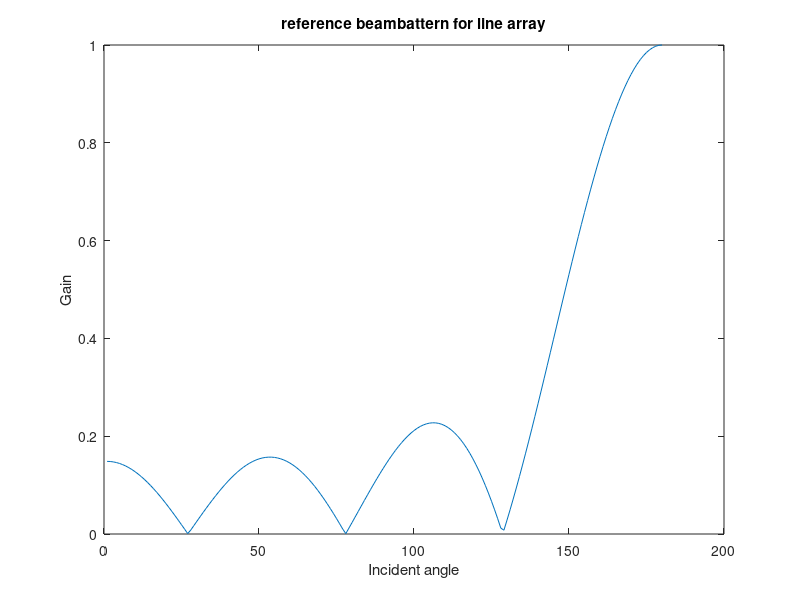
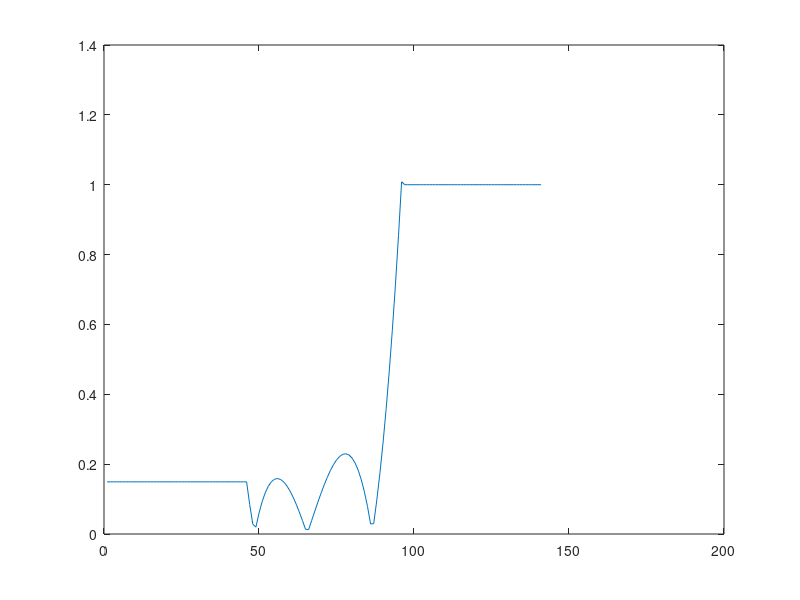
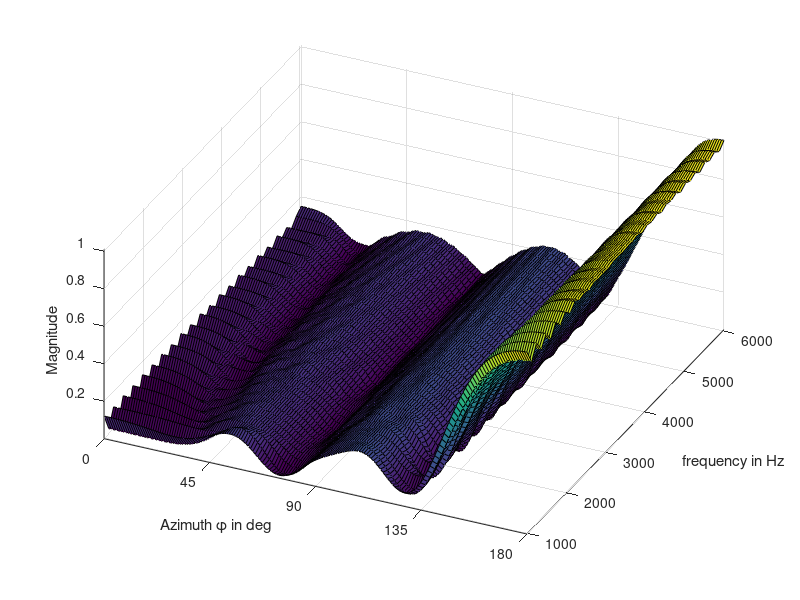

The MATLAB script that drew these images, in order:
clear;
clc;
Nfft = 128;               % FFT length used to implement FFT filterbank
Nfh = Nfft/2+1;           % number of frequency points in [0,Fs/2]
Fs = 16000;
Fsh = Fs/2;
fl = 1000;                 % lower and upper cutoff frequencies of filterbank
fu = 6000;
klow = round(fl/Fsh*Nfh);
kup = round(fu/Fsh*Nfh);
f = Fsh/Nfh*(klow:kup)';  % frequencies used to compute T and W
Nf = length(f);
% N = 141;                   % number of microphone
% dH = 0.01;            % minimum sensor distance in m
% numCluster = 9;
% numPrsnt = 1;
% gamma = 0.9;

N = 141;                   % number of microphone
dH = 0.01;            % minimum sensor distance in m
numCluster = 7;
numPrsnt = 1;
gamma = 0.5;

c = 340;                 % speed of sound in m/s
f_test = 2000;

x_map = zeros(N,Nf);
n = -(N-1)/2:(N-1)/2;

x_array = n*dH;
phi = linspace(0, pi, 180); % discrete Theta angle 
Nphi = length(phi);


BP = -0.14 - 0.57*cos(phi(end:-1:1)) + 0.57*cos(phi(end:-1:1)).^2 + 1.15*cos(phi(end:-1:1)).^3; 
BP = BP/max(BP);

figure();
plot(abs(BP));
ylabel('Gain');
xlabel('Incident angle');
title('reference beambattern for line array')
set(gcf,'color','w');
%%

FI = zeros(Nphi,Nf);
figure()

for i=1:Nf
  Br = zeros(N,1);  
  Rc = (f(i)*N*dH/c);
  %f(i) = Rc*c/N/dH;
  %x_points = Rc*cos(phi(end:-1:1));
  boudary  = find(abs(n)<= Rc  );
  phiS = acos(n(boudary)/Rc);
  Br(boudary)= -0.14 - 0.57*cos(phiS) + 0.57*cos(phiS).^2 + 1.15*cos(phiS).^3;
  Br(boudary) = abs(Br(boudary));%/max(Br(boudary));

  
  idxBr = boudary(end);
  %Br(1:boudary(1)-1)=Br(boudary(1)); 
  Br(idxBr+1:end)=1;
  idxBr = boudary(1);
  Br(1:idxBr)=Br(idxBr);
  plot(abs(Br)) 
  temp = fftshift(Br(end:-1:1));
  h = fftshift(ifft(temp(end:-1:1))); 

  x_map(:,i) = h;
  
  
  %hold on
  pause(0.01)
  
  %beam plot
  beta = 2*pi*f(i)/c;             % wave number
  D = exp(1j*beta*x_array(ones(1,Nphi),:).*cos(phi(ones(N,1),:))');
  FI(:,i) = (D*(h));     
end
%%
pos = [0.5 0.5 0.4 0.4];
figure('numbertitle','off','name','beam pattern of full array',...
      'Units','normal','Position',pos);
surf(180/pi*phi,f,abs(FI)');
axis tight
set(gca,'XTick',[0 45 90 135 180]);
view([25,50]);
xlabel('Azimuth \phi in deg');
ylabel('frequency in Hz');
zlabel('Magnitude');
grid on
set(gcf,'color','w');